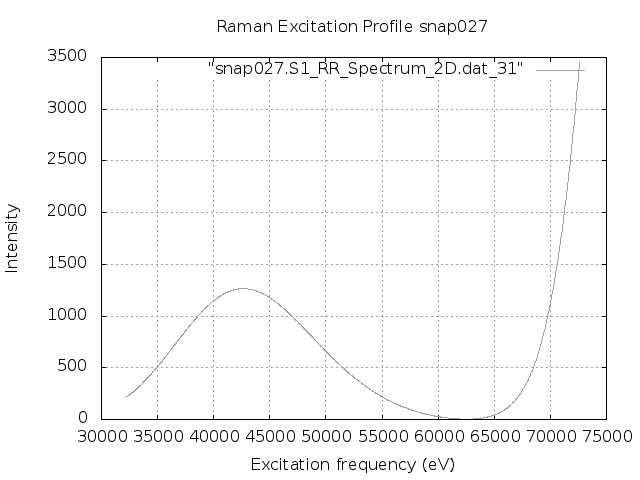

Write gnuplot code to recreate this figure.
set terminal png
set output "snap027.S1.REP.png"
set xlabel 'Excitation frequency (eV)'
set ylabel 'Intensity'
set title "Raman Excitation Profile snap027"
set grid
set autoscale
plot "snap027.S1_RR_Spectrum_2D.dat_31" with lines lc "blue"
exit
